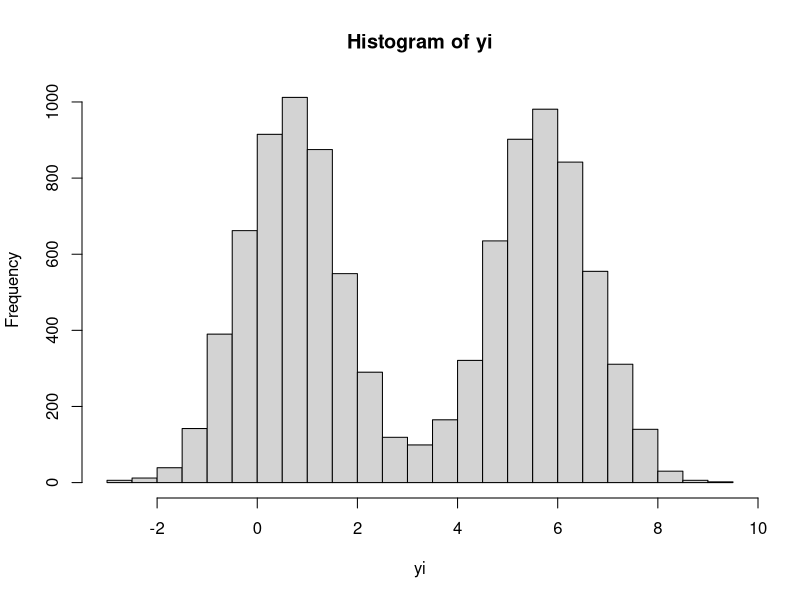
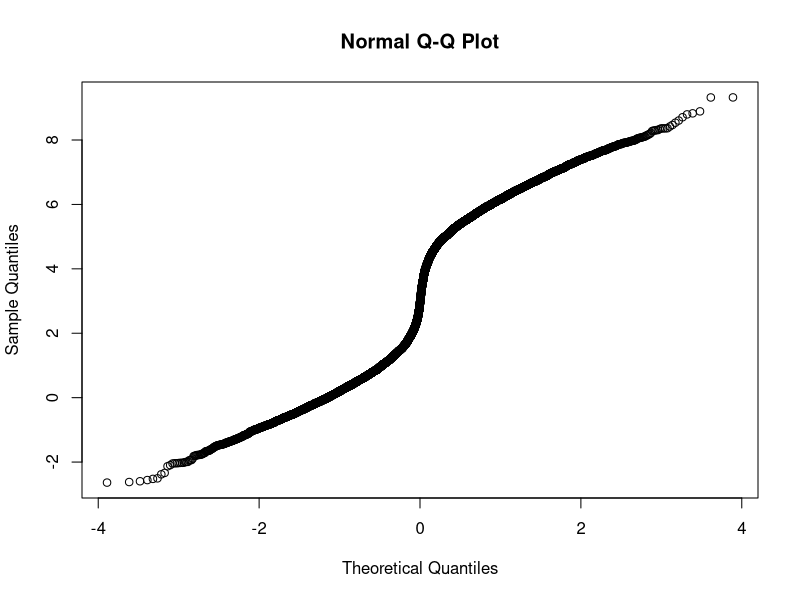
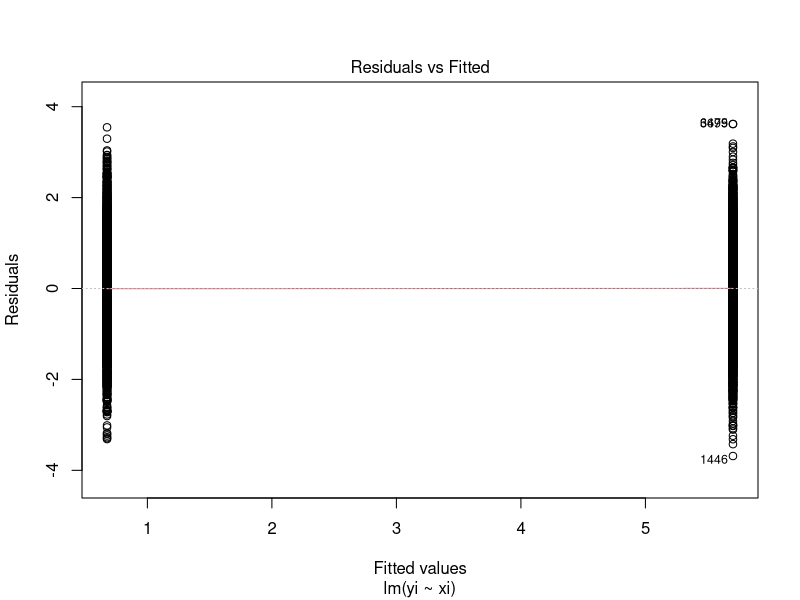
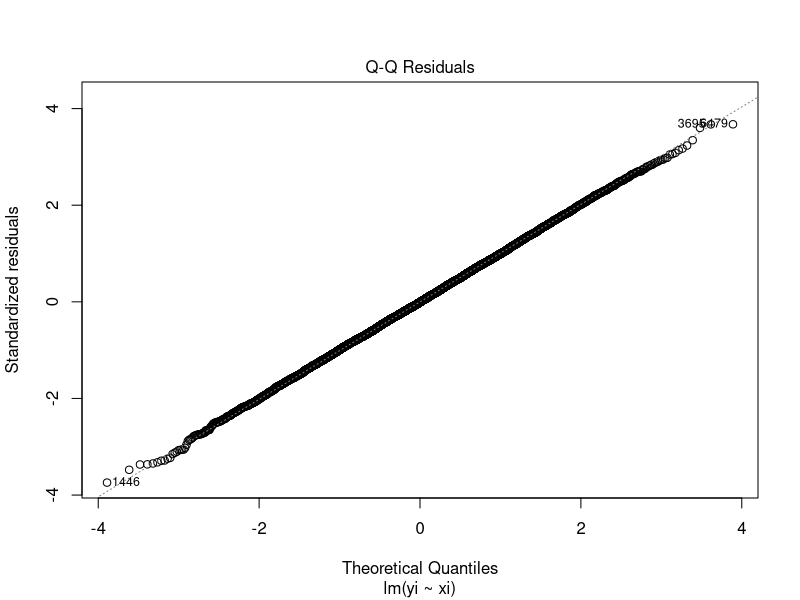
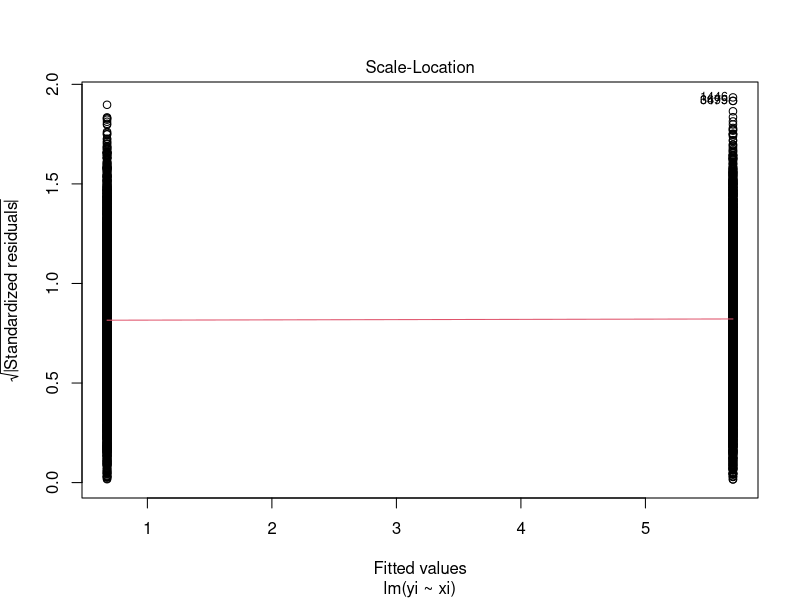
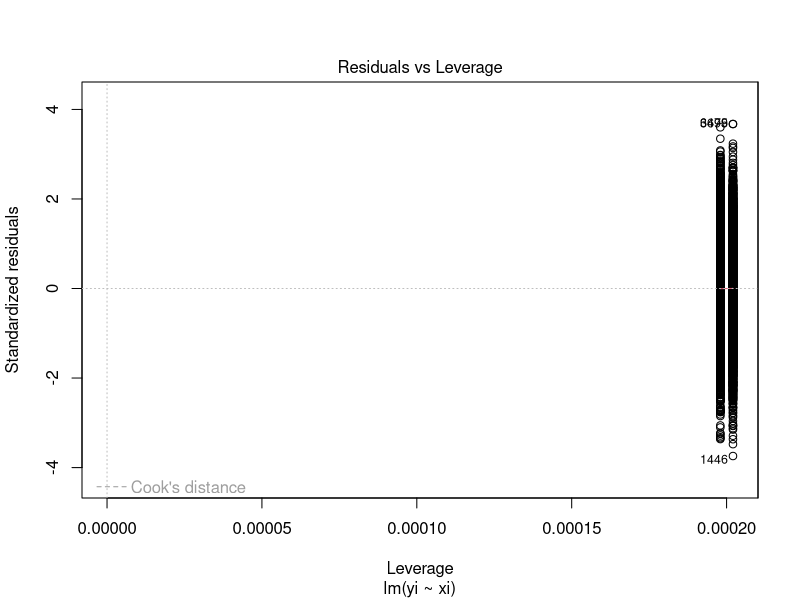
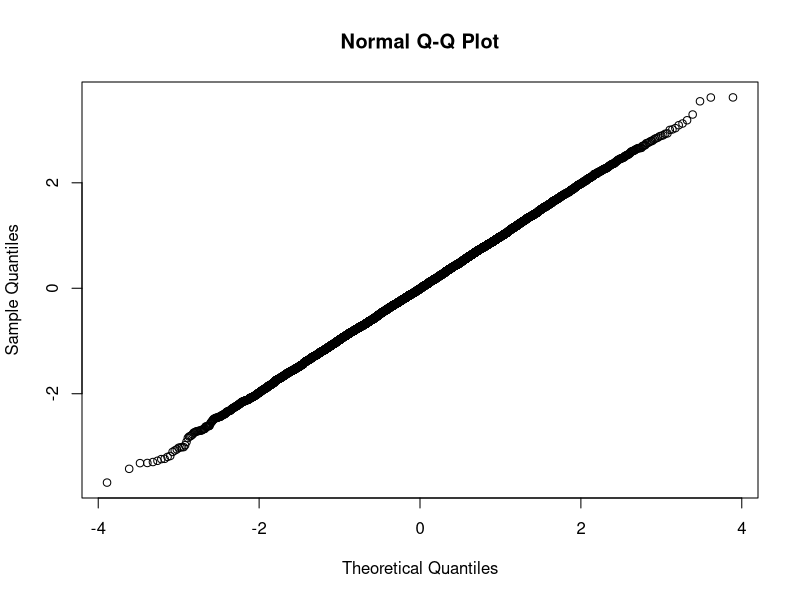
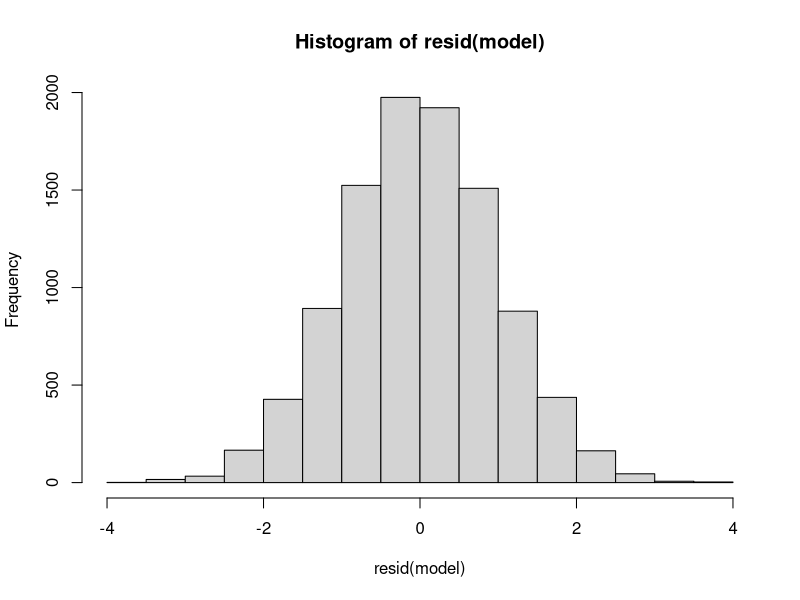

These figures' R source, in order:
## ---- chunk 1
set.seed(1994)
xi <- rbinom(10000, 1, .5)
## ---- chunk 2
yi <- 0 + 5 * xi + rnorm(10000, .7)

## ---- chunk 3
hist(yi, breaks=20)
## ---- chunk 4
qqnorm(yi)
## ---- chunk 5
model <- lm(yi~xi)
## ---- chunk 6
plot(model)
## ---- chunk 7
qqnorm(resid(model))
## ---- chunk 8
hist(resid(model),breaks=20)
